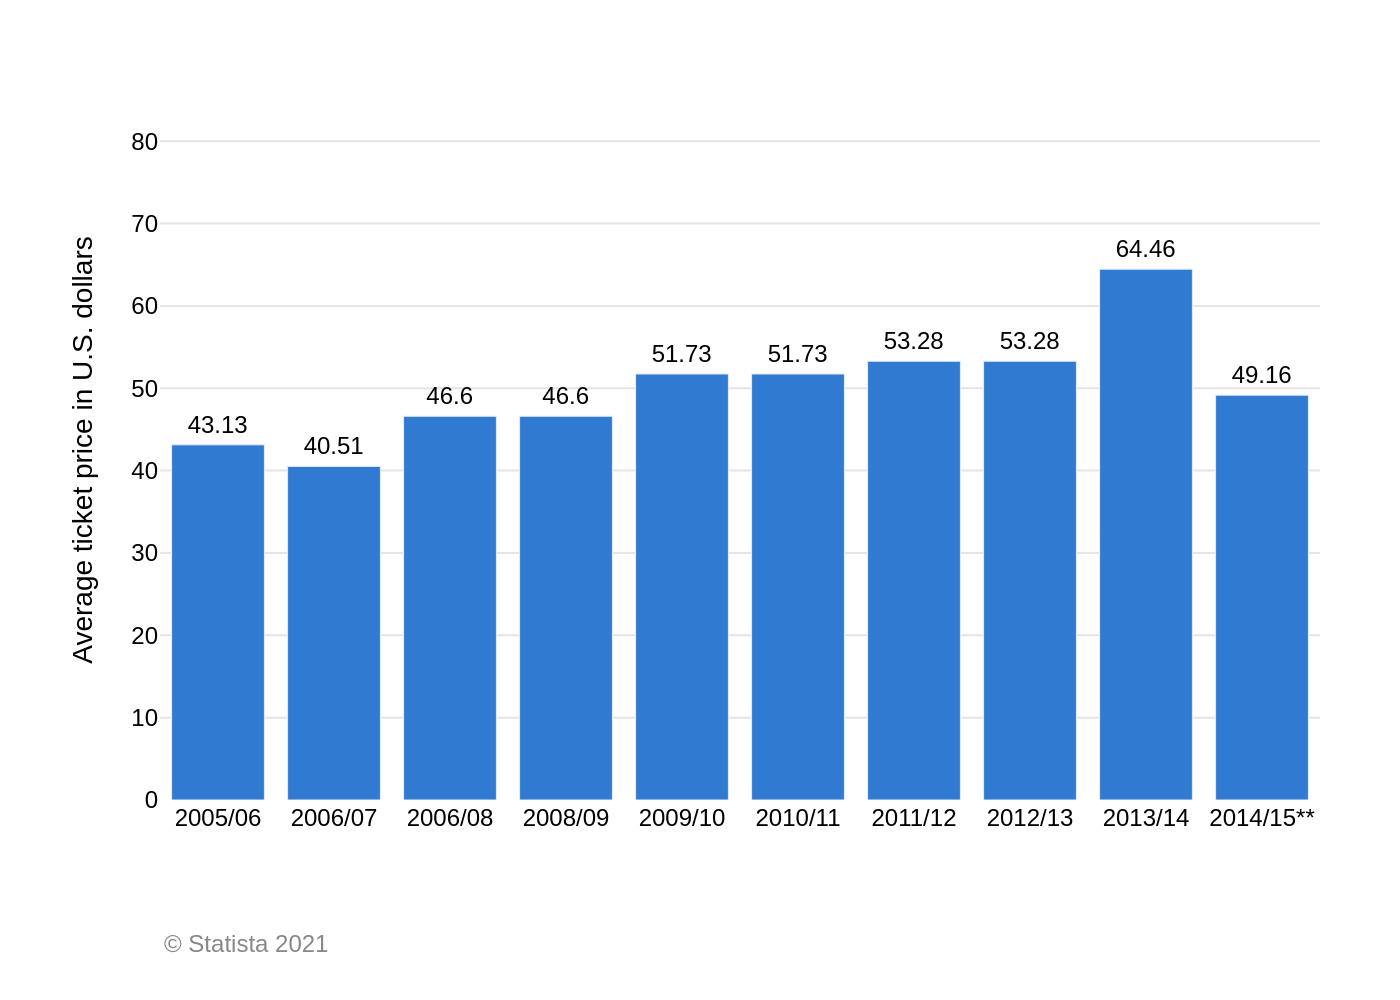

Recreate this plot in Python.
import sys
import json
import plotly.graph_objects as go
import os

# Check for command-line argument
if len(sys.argv) != 2:
    print("Usage: python generate_chart.py <json_file_path>")
    sys.exit(1)

json_path = sys.argv[1]

# Ensure the JSON file exists
if not os.path.exists(json_path):
    print(f"Error: JSON file not found at {json_path}")
    sys.exit(1)

# Read data from the JSON file
with open(json_path, 'r', encoding='utf-8') as f:
    chart_data = json.load(f)

# Extract data and texts
data = chart_data['chart_data'][0]
texts = chart_data['texts']
colors = chart_data['colors']

# Create the figure
fig = go.Figure()

# Add the bar trace
fig.add_trace(go.Bar(
    x=data['x'],
    y=data['y'],
    name=data.get('name', ''),
    marker_color=colors[0],
    text=data['y'],
    textposition='outside',
    texttemplate='%{y}',
    textfont=dict(
        family="Arial",
        size=12,
        color="black"
    ),
    cliponaxis=False # Allow text labels to go beyond the axis range
))

# Update layout for a professional look
fig.update_layout(
    font=dict(
        family="Arial",
        size=12,
        color="black"
    ),
    title_text=texts['title'],
    plot_bgcolor='white',
    paper_bgcolor='white',
    showlegend=False,
    xaxis=dict(
        title_text=texts['x_axis_title'],
        showgrid=False,
        zeroline=True,
        zerolinecolor='#444444',
        zerolinewidth=1,
        tickfont=dict(size=12)
    ),
    yaxis=dict(
        title_text=texts['y_axis_title'],
        showgrid=True,
        gridcolor='#E5E5E5',
        gridwidth=1,
        range=[0, 85],
        tickvals=[0, 10, 20, 30, 40, 50, 60, 70, 80],
        zeroline=False,
        tickfont=dict(size=12)
    ),
    margin=dict(l=80, r=40, t=50, b=100),
    annotations=[
        dict(
            text=texts['source'],
            align='left',
            showarrow=False,
            xref='paper',
            yref='paper',
            x=0,
            y=-0.18,
            xanchor='left',
            yanchor='top',
            font=dict(
                size=12,
                color='#888888'
            )
        )
    ]
)

# Generate output filename from JSON path
base_filename = os.path.splitext(os.path.basename(json_path))[0]
output_filename = f"{base_filename}.png"

# Save the figure as a PNG image
fig.write_image(output_filename, scale=2)

print(f"Chart saved to {output_filename}")
